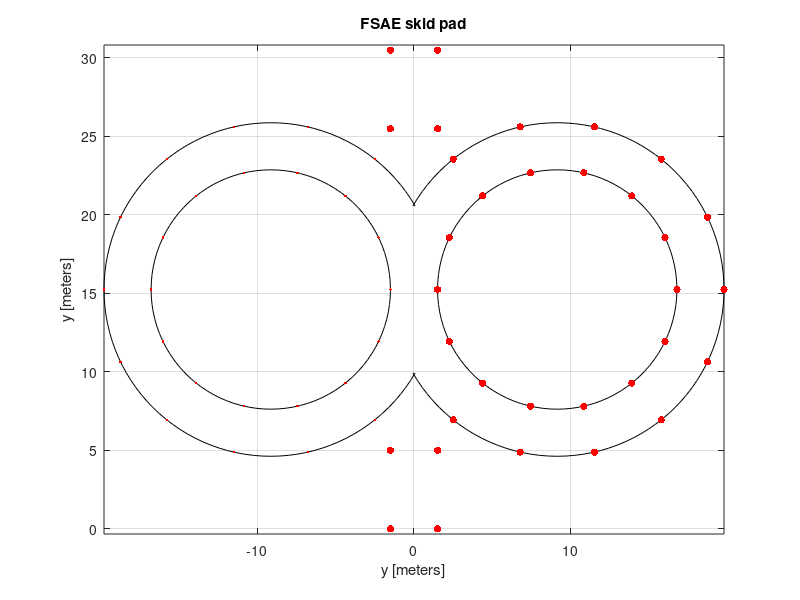

Here is the MATLAB script that generated this plot:
%% plotting FSAE skid pad track
theta = linspace(0,2*pi,15)';
theta1 = linspace(0,2*pi,101)';
theta2 = linspace(-5*pi/6,5*pi/6,101)';

%inner radii
R_inner = 15.25/2;
x_inner = 2*R_inner + R_inner*sin(theta);
y_inner_right = R_inner*cos(theta)+15.25/2+1.5;
y_inner_left = R_inner*cos(theta)-15.25/2-1.5;

x_inner1 = 2*R_inner + R_inner*sin(theta1);
y_inner_right1 = R_inner*cos(theta1)+15.25/2+1.5;
y_inner_left1 = R_inner*cos(theta1)-15.25/2-1.5;

%outer radii
R_outer = (15.25+6)/2;
x_outer = 2*R_inner + R_outer*sin(theta);
y_outer_right = R_outer*cos(theta)+15.25/2+1.5;
y_outer_left = R_outer*cos(theta+pi)-15.25/2-1.5;
x_outer(7:9) = [];
y_outer_right(7:9) = [];
y_outer_left(7:9) = [];

x_outer2 = 2*R_inner + R_outer*sin(theta2);
y_outer_right2 = R_outer*cos(theta2)+15.25/2+1.5;
y_outer_left2 = R_outer*cos(theta2+pi)-15.25/2-1.5;

%entry and exit straights
y_right = 1.5;
y_left = -1.5;
x_entry = [0 5];
x_exit = [4*R_inner 4*R_inner-5];


figure
plot(y_inner_left1,x_inner1,'k-',y_inner_right1,x_inner1,'k-'); 
grid on; hold on
plot(y_inner_left,x_inner,'r.',y_inner_right,x_inner,'r.','markersize',16); 
plot(y_outer_left2,x_outer2,'k-',y_outer_right2,x_outer2,'k-');
plot(y_outer_left,x_outer,'r.',y_outer_right,x_outer,'r.','markersize',16);
plot([y_left,y_left,y_right,y_right],[x_entry,x_entry],'r.','markersize',16);
plot([y_left,y_left,y_right,y_right],[x_exit,x_exit],'r.','markersize',16);
xlabel('y [meters]'),ylabel('y [meters]')
title('FSAE skid pad')
axis equal